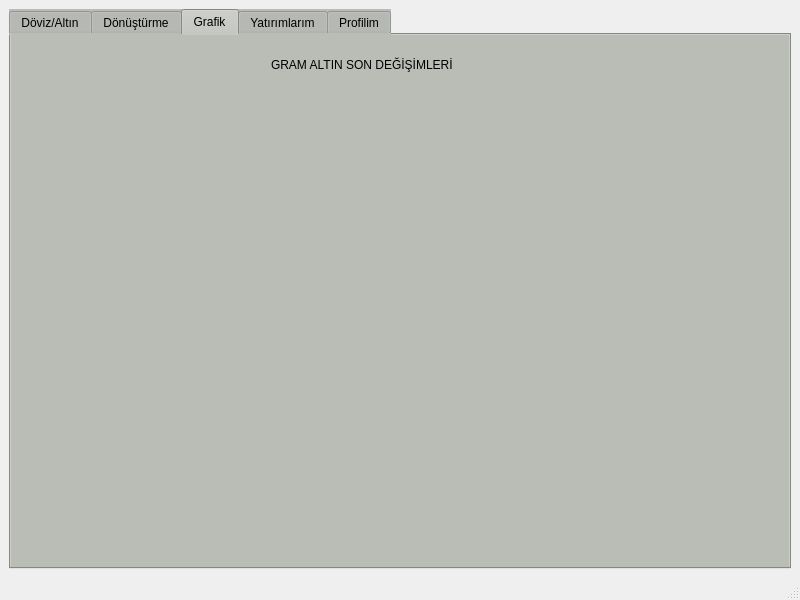
<?xml version="1.0" encoding="UTF-8"?>
<ui version="4.0">
 <class>MainWindow</class>
 <widget class="QMainWindow" name="MainWindow">
  <property name="geometry">
   <rect>
    <x>0</x>
    <y>0</y>
    <width>800</width>
    <height>600</height>
   </rect>
  </property>
  <property name="windowTitle">
   <string>MainWindow</string>
  </property>
  <widget class="QWidget" name="centralwidget">
   <layout class="QGridLayout" name="gridLayout">
    <item row="0" column="0">
     <widget class="QTabWidget" name="tabWidget">
      <property name="enabled">
       <bool>true</bool>
      </property>
      <property name="styleSheet">
       <string notr="true">background-color: rgb(186, 189, 182);</string>
      </property>
      <property name="currentIndex">
       <number>2</number>
      </property>
      <widget class="QWidget" name="tab">
       <attribute name="title">
        <string>Döviz/Altın</string>
       </attribute>
       <widget class="QWidget" name="widget_9" native="true">
        <property name="geometry">
         <rect>
          <x>10</x>
          <y>50</y>
          <width>261</width>
          <height>431</height>
         </rect>
        </property>
        <layout class="QVBoxLayout" name="verticalLayout_3">
         <item>
          <widget class="QWidget" name="widget" native="true">
           <layout class="QHBoxLayout" name="horizontalLayout">
            <item>
             <widget class="QLabel" name="label_3">
              <property name="text">
               <string>Dolar: </string>
              </property>
             </widget>
            </item>
            <item>
             <widget class="QLabel" name="label_usd">
              <property name="text">
               <string>Dolar</string>
              </property>
             </widget>
            </item>
           </layout>
          </widget>
         </item>
         <item>
          <widget class="QWidget" name="widget_2" native="true">
           <layout class="QHBoxLayout" name="horizontalLayout_2">
            <item>
             <widget class="QLabel" name="label_4">
              <property name="text">
               <string>Euro: </string>
              </property>
             </widget>
            </item>
            <item>
             <widget class="QLabel" name="label_eur">
              <property name="text">
               <string>Euro</string>
              </property>
             </widget>
            </item>
           </layout>
          </widget>
         </item>
         <item>
          <widget class="QWidget" name="widget_3" native="true">
           <layout class="QHBoxLayout" name="horizontalLayout_3">
            <item>
             <widget class="QLabel" name="label_5">
              <property name="text">
               <string>Altın: </string>
              </property>
             </widget>
            </item>
            <item>
             <widget class="QLabel" name="label_gold">
              <property name="text">
               <string>Altın</string>
              </property>
             </widget>
            </item>
           </layout>
          </widget>
         </item>
         <item>
          <widget class="QWidget" name="widget_4" native="true">
           <layout class="QHBoxLayout" name="horizontalLayout_4">
            <item>
             <widget class="QLabel" name="label_6">
              <property name="text">
               <string>Sterlin:</string>
              </property>
             </widget>
            </item>
            <item>
             <widget class="QLabel" name="label_sterlin">
              <property name="text">
               <string>STERLIN</string>
              </property>
             </widget>
            </item>
           </layout>
          </widget>
         </item>
         <item>
          <widget class="QWidget" name="widget_5" native="true">
           <layout class="QHBoxLayout" name="horizontalLayout_5">
            <item>
             <widget class="QLabel" name="label_7">
              <property name="text">
               <string>BIST 100:</string>
              </property>
             </widget>
            </item>
            <item>
             <widget class="QLabel" name="label_bist">
              <property name="text">
               <string>BIST 100</string>
              </property>
             </widget>
            </item>
           </layout>
          </widget>
         </item>
         <item>
          <widget class="QWidget" name="widget_6" native="true">
           <layout class="QHBoxLayout" name="horizontalLayout_6">
            <item>
             <widget class="QLabel" name="label_8">
              <property name="text">
               <string>Bitcoin:</string>
              </property>
             </widget>
            </item>
            <item>
             <widget class="QLabel" name="label_bit">
              <property name="text">
               <string>BITCOIN</string>
              </property>
             </widget>
            </item>
           </layout>
          </widget>
         </item>
         <item>
          <widget class="QWidget" name="widget_7" native="true">
           <layout class="QHBoxLayout" name="horizontalLayout_7">
            <item>
             <widget class="QLabel" name="label_9">
              <property name="text">
               <string>Gram Gümüş:</string>
              </property>
             </widget>
            </item>
            <item>
             <widget class="QLabel" name="label_silver">
              <property name="text">
               <string>GRAM GÜMÜŞ</string>
              </property>
             </widget>
            </item>
           </layout>
          </widget>
         </item>
         <item>
          <widget class="QWidget" name="widget_8" native="true">
           <layout class="QHBoxLayout" name="horizontalLayout_8">
            <item>
             <widget class="QLabel" name="label_10">
              <property name="text">
               <string>Brent:</string>
              </property>
             </widget>
            </item>
            <item>
             <widget class="QLabel" name="label_brent">
              <property name="text">
               <string>BRENT</string>
              </property>
             </widget>
            </item>
           </layout>
          </widget>
         </item>
        </layout>
       </widget>
       <widget class="QLabel" name="label_11">
        <property name="geometry">
         <rect>
          <x>280</x>
          <y>20</y>
          <width>491</width>
          <height>471</height>
         </rect>
        </property>
        <property name="text">
         <string/>
        </property>
        <property name="pixmap">
         <pixmap>../../../Downloads/ChatGPT Image 21 Ara 2025 14_35_11.png</pixmap>
        </property>
        <property name="scaledContents">
         <bool>true</bool>
        </property>
       </widget>
       <widget class="QLabel" name="label_12">
        <property name="geometry">
         <rect>
          <x>80</x>
          <y>20</y>
          <width>161</width>
          <height>17</height>
         </rect>
        </property>
        <property name="text">
         <string>Güncel Kurlar</string>
        </property>
       </widget>
       <zorder>label_11</zorder>
       <zorder>widget_9</zorder>
       <zorder>label_12</zorder>
      </widget>
      <widget class="QWidget" name="tab_2">
       <attribute name="title">
        <string>Dönüştürme</string>
       </attribute>
       <widget class="QWidget" name="widget_14" native="true">
        <property name="geometry">
         <rect>
          <x>120</x>
          <y>60</y>
          <width>561</width>
          <height>381</height>
         </rect>
        </property>
        <layout class="QVBoxLayout" name="verticalLayout_4">
         <item>
          <widget class="QWidget" name="widget_10" native="true">
           <layout class="QHBoxLayout" name="horizontalLayout_9">
            <item>
             <widget class="QLabel" name="label_14">
              <property name="text">
               <string>Dönüştürmek istediğiniz miktar:</string>
              </property>
             </widget>
            </item>
            <item>
             <widget class="QLineEdit" name="input_amount">
              <property name="styleSheet">
               <string notr="true">QLineEdit {
    border: 1px solid #ccc;
    border-radius: 5px;
    padding: 5px;
    background-color: #f9f9f9;
}</string>
              </property>
              <property name="inputMask">
               <string/>
              </property>
             </widget>
            </item>
           </layout>
          </widget>
         </item>
         <item>
          <widget class="QWidget" name="widget_11" native="true">
           <layout class="QHBoxLayout" name="horizontalLayout_10">
            <item>
             <widget class="QLabel" name="label_15">
              <property name="text">
               <string>Dönüştürmek istediğiniz döviz türü:</string>
              </property>
             </widget>
            </item>
            <item>
             <widget class="QComboBox" name="combo_from">
              <item>
               <property name="text">
                <string>GRAM ALTIN</string>
               </property>
              </item>
              <item>
               <property name="text">
                <string>BRENT</string>
               </property>
              </item>
              <item>
               <property name="text">
                <string>DOLAR</string>
               </property>
              </item>
              <item>
               <property name="text">
                <string>EURO</string>
               </property>
              </item>
              <item>
               <property name="text">
                <string>BİTCOİN</string>
               </property>
              </item>
              <item>
               <property name="text">
                <string>STERLİN</string>
               </property>
              </item>
              <item>
               <property name="text">
                <string>BİST 100</string>
               </property>
              </item>
              <item>
               <property name="text">
                <string>GRAM GÜMÜŞ</string>
               </property>
              </item>
             </widget>
            </item>
           </layout>
          </widget>
         </item>
         <item>
          <widget class="QWidget" name="widget_12" native="true">
           <layout class="QHBoxLayout" name="horizontalLayout_11">
            <item>
             <widget class="QLabel" name="label_17">
              <property name="text">
               <string>Dönüştürmek istediğiniz para cinsi: </string>
              </property>
             </widget>
            </item>
            <item>
             <widget class="QComboBox" name="combo_to">
              <item>
               <property name="text">
                <string>TL</string>
               </property>
              </item>
             </widget>
            </item>
           </layout>
          </widget>
         </item>
         <item>
          <widget class="QPushButton" name="btn_convert">
           <property name="text">
            <string>Hesapla</string>
           </property>
          </widget>
         </item>
         <item>
          <widget class="QWidget" name="widget_13" native="true">
           <layout class="QHBoxLayout" name="horizontalLayout_12">
            <item>
             <widget class="QLabel" name="label_16">
              <property name="text">
               <string>Değer: </string>
              </property>
             </widget>
            </item>
            <item>
             <widget class="QLabel" name="label_result">
              <property name="text">
               <string>Değer</string>
              </property>
             </widget>
            </item>
           </layout>
          </widget>
         </item>
        </layout>
       </widget>
       <widget class="QLabel" name="label_18">
        <property name="geometry">
         <rect>
          <x>270</x>
          <y>30</y>
          <width>251</width>
          <height>17</height>
         </rect>
        </property>
        <property name="text">
         <string>Döviz Çevirici</string>
        </property>
        <property name="alignment">
         <set>Qt::AlignCenter</set>
        </property>
       </widget>
      </widget>
      <widget class="QWidget" name="tab_3">
       <attribute name="title">
        <string>Grafik</string>
       </attribute>
       <widget class="QWidget" name="graphWidget" native="true">
        <property name="geometry">
         <rect>
          <x>40</x>
          <y>50</y>
          <width>691</width>
          <height>431</height>
         </rect>
        </property>
       </widget>
       <widget class="QLabel" name="label_20">
        <property name="geometry">
         <rect>
          <x>260</x>
          <y>20</y>
          <width>261</width>
          <height>20</height>
         </rect>
        </property>
        <property name="text">
         <string>GRAM ALTIN SON DEĞİŞİMLERİ </string>
        </property>
       </widget>
      </widget>
      <widget class="QWidget" name="tab_4">
       <attribute name="title">
        <string>Yatırımlarım</string>
       </attribute>
       <widget class="QTableWidget" name="table_investments">
        <property name="geometry">
         <rect>
          <x>130</x>
          <y>220</y>
          <width>511</width>
          <height>251</height>
         </rect>
        </property>
        <column>
         <property name="text">
          <string>Varlık</string>
         </property>
        </column>
        <column>
         <property name="text">
          <string>Miktar</string>
         </property>
        </column>
        <column>
         <property name="text">
          <string>Fiyat</string>
         </property>
        </column>
        <column>
         <property name="text">
          <string>Toplam</string>
         </property>
        </column>
        <column>
         <property name="text">
          <string>Tarih</string>
         </property>
        </column>
       </widget>
       <widget class="QWidget" name="widget_17" native="true">
        <property name="geometry">
         <rect>
          <x>210</x>
          <y>30</y>
          <width>361</width>
          <height>141</height>
         </rect>
        </property>
        <layout class="QVBoxLayout" name="verticalLayout_5">
         <item>
          <widget class="QWidget" name="widget_15" native="true">
           <layout class="QHBoxLayout" name="horizontalLayout_13">
            <item>
             <widget class="QLabel" name="label">
              <property name="text">
               <string>Yatırım Türü Seçin: </string>
              </property>
             </widget>
            </item>
            <item>
             <widget class="QComboBox" name="combo_asset">
              <item>
               <property name="text">
                <string>GRAM ALTIN</string>
               </property>
              </item>
              <item>
               <property name="text">
                <string>DOLAR</string>
               </property>
              </item>
              <item>
               <property name="text">
                <string>EURO</string>
               </property>
              </item>
              <item>
               <property name="text">
                <string>GRAM GÜMÜŞ</string>
               </property>
              </item>
              <item>
               <property name="text">
                <string>BITCOIN</string>
               </property>
              </item>
             </widget>
            </item>
           </layout>
          </widget>
         </item>
         <item>
          <widget class="QWidget" name="widget_16" native="true">
           <layout class="QHBoxLayout" name="horizontalLayout_14">
            <item>
             <widget class="QLabel" name="label_2">
              <property name="text">
               <string>Yatırım Mikatarı Girin: </string>
              </property>
             </widget>
            </item>
            <item>
             <widget class="QLineEdit" name="input_amount_invest">
              <property name="styleSheet">
               <string notr="true">QLineEdit {
    border: 1px solid #ccc;
    border-radius: 5px;
    padding: 5px;
    background-color: #f9f9f9;
}</string>
              </property>
             </widget>
            </item>
           </layout>
          </widget>
         </item>
         <item>
          <widget class="QPushButton" name="btn_add_investment">
           <property name="text">
            <string>Yatırım Ekle</string>
           </property>
          </widget>
         </item>
        </layout>
       </widget>
       <widget class="QLabel" name="label_19">
        <property name="geometry">
         <rect>
          <x>130</x>
          <y>190</y>
          <width>231</width>
          <height>17</height>
         </rect>
        </property>
        <property name="text">
         <string>Yaptığınız Tüm Yatırımlar:</string>
        </property>
       </widget>
      </widget>
      <widget class="QWidget" name="tab_5">
       <attribute name="title">
        <string>Profilim</string>
       </attribute>
       <widget class="QWidget" name="widget_guest" native="true">
        <property name="geometry">
         <rect>
          <x>130</x>
          <y>60</y>
          <width>521</width>
          <height>291</height>
         </rect>
        </property>
        <layout class="QVBoxLayout" name="verticalLayout">
         <item>
          <widget class="QLabel" name="lbl_guest_info">
           <property name="text">
            <string>Giriş Yapmadınız</string>
           </property>
           <property name="alignment">
            <set>Qt::AlignCenter</set>
           </property>
          </widget>
         </item>
         <item>
          <widget class="QLabel" name="label_13">
           <property name="text">
            <string>Yatırımlarım Sekmesine Girmek İçin Giriş Yapmanız Gerekmektedir.</string>
           </property>
           <property name="alignment">
            <set>Qt::AlignCenter</set>
           </property>
          </widget>
         </item>
         <item>
          <widget class="QPushButton" name="btn_login">
           <property name="styleSheet">
            <string notr="true">background-color: rgb(78, 154, 6);</string>
           </property>
           <property name="text">
            <string>Giriş Yap</string>
           </property>
          </widget>
         </item>
         <item>
          <widget class="QPushButton" name="btn_register">
           <property name="styleSheet">
            <string notr="true">background-color: rgb(196, 160, 0);</string>
           </property>
           <property name="text">
            <string>Kayıt Ol</string>
           </property>
          </widget>
         </item>
        </layout>
       </widget>
       <widget class="QWidget" name="widget_user" native="true">
        <property name="enabled">
         <bool>true</bool>
        </property>
        <property name="geometry">
         <rect>
          <x>130</x>
          <y>70</y>
          <width>531</width>
          <height>311</height>
         </rect>
        </property>
        <layout class="QVBoxLayout" name="verticalLayout_2">
         <item>
          <widget class="QLabel" name="lbl_username">
           <property name="enabled">
            <bool>true</bool>
           </property>
           <property name="text">
            <string>Hoş Geldiniz: Kullanıcı</string>
           </property>
          </widget>
         </item>
         <item>
          <widget class="QPushButton" name="btn_change_password">
           <property name="styleSheet">
            <string notr="true">background-color: rgb(78, 154, 6);</string>
           </property>
           <property name="text">
            <string>Şifre Değiştir</string>
           </property>
          </widget>
         </item>
         <item>
          <widget class="QPushButton" name="btn_change_account">
           <property name="styleSheet">
            <string notr="true">background-color: rgb(32, 74, 135);</string>
           </property>
           <property name="text">
            <string>Hesap Değiştir</string>
           </property>
          </widget>
         </item>
         <item>
          <widget class="QPushButton" name="btn_logout">
           <property name="styleSheet">
            <string notr="true">background-color: rgb(164, 0, 0);</string>
           </property>
           <property name="text">
            <string>Çıkış Yap</string>
           </property>
          </widget>
         </item>
        </layout>
       </widget>
       <zorder>widget_user</zorder>
       <zorder>widget_guest</zorder>
      </widget>
     </widget>
    </item>
   </layout>
  </widget>
  <widget class="QMenuBar" name="menubar">
   <property name="geometry">
    <rect>
     <x>0</x>
     <y>0</y>
     <width>800</width>
     <height>22</height>
    </rect>
   </property>
  </widget>
  <widget class="QStatusBar" name="statusbar"/>
 </widget>
 <resources/>
 <connections/>
</ui>
